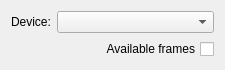
<?xml version="1.0" encoding="UTF-8"?>
<ui version="4.0">
 <class>CameraForm</class>
 <widget class="QWidget" name="CameraForm">
  <property name="geometry">
   <rect>
    <x>0</x>
    <y>0</y>
    <width>225</width>
    <height>70</height>
   </rect>
  </property>
  <property name="windowTitle">
   <string>Form</string>
  </property>
  <layout class="QVBoxLayout" name="verticalLayout">
   <item>
    <layout class="QHBoxLayout" name="horizontalLayout">
     <item>
      <widget class="QLabel" name="label">
       <property name="text">
        <string>Device:</string>
       </property>
      </widget>
     </item>
     <item>
      <widget class="QComboBox" name="cb_devices">
       <property name="sizePolicy">
        <sizepolicy hsizetype="Expanding" vsizetype="Fixed">
         <horstretch>0</horstretch>
         <verstretch>0</verstretch>
        </sizepolicy>
       </property>
      </widget>
     </item>
    </layout>
   </item>
   <item>
    <widget class="QCheckBox" name="cb_takingFrame">
     <property name="layoutDirection">
      <enum>Qt::RightToLeft</enum>
     </property>
     <property name="text">
      <string>Available frames</string>
     </property>
    </widget>
   </item>
  </layout>
 </widget>
 <resources/>
 <connections/>
</ui>
